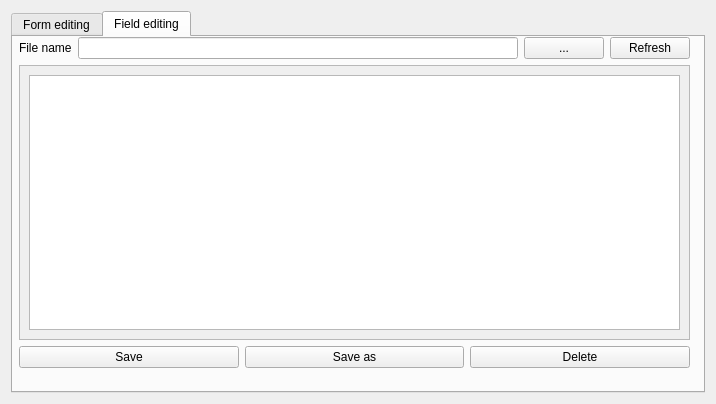
<?xml version="1.0" encoding="UTF-8"?>
<ui version="4.0">
 <class>udt_file</class>
 <widget class="QDialog" name="udt_file">
  <property name="geometry">
   <rect>
    <x>0</x>
    <y>0</y>
    <width>716</width>
    <height>404</height>
   </rect>
  </property>
  <property name="windowTitle">
   <string>Untitled</string>
  </property>
  <layout class="QHBoxLayout" name="horizontalLayout_3">
   <item>
    <widget class="QTabWidget" name="tabWidget">
     <property name="currentIndex">
      <number>1</number>
     </property>
     <widget class="QWidget" name="tab">
      <attribute name="title">
       <string>Form editing</string>
      </attribute>
      <layout class="QHBoxLayout" name="horizontalLayout_6">
       <item>
        <layout class="QVBoxLayout" name="verticalLayout">
         <item>
          <layout class="QGridLayout" name="gridLayout">
           <item row="3" column="3">
            <widget class="QComboBox" name="latitude_choose">
             <item>
              <property name="text">
               <string>Northern </string>
              </property>
             </item>
             <item>
              <property name="text">
               <string>South</string>
              </property>
             </item>
            </widget>
           </item>
           <item row="9" column="0">
            <widget class="QLabel" name="longitude_label">
             <property name="text">
              <string>site's longitude</string>
             </property>
            </widget>
           </item>
           <item row="9" column="3">
            <widget class="QComboBox" name="longitude_choose">
             <item>
              <property name="text">
               <string>Eastern</string>
              </property>
             </item>
             <item>
              <property name="text">
               <string>West</string>
              </property>
             </item>
            </widget>
           </item>
           <item row="1" column="0">
            <widget class="QLabel" name="point_label">
             <property name="text">
              <string>Point</string>
             </property>
            </widget>
           </item>
           <item row="0" column="0">
            <widget class="QLabel" name="file_label">
             <property name="text">
              <string>File name</string>
             </property>
            </widget>
           </item>
           <item row="12" column="0">
            <widget class="QLabel" name="height_label">
             <property name="text">
              <string>height</string>
             </property>
            </widget>
           </item>
           <item row="3" column="0">
            <widget class="QLabel" name="latitude_label">
             <property name="text">
              <string>site's latitude</string>
             </property>
            </widget>
           </item>
           <item row="0" column="3">
            <widget class="QPushButton" name="Resfresh_file_list">
             <property name="text">
              <string>Refresh</string>
             </property>
            </widget>
           </item>
           <item row="12" column="3">
            <widget class="QComboBox" name="metric">
             <item>
              <property name="text">
               <string>Feet</string>
              </property>
             </item>
             <item>
              <property name="text">
               <string>Meters</string>
              </property>
             </item>
            </widget>
           </item>
           <item row="0" column="1">
            <widget class="QLineEdit" name="file_name">
             <property name="sizePolicy">
              <sizepolicy hsizetype="Expanding" vsizetype="Expanding">
               <horstretch>0</horstretch>
               <verstretch>0</verstretch>
              </sizepolicy>
             </property>
             <property name="readOnly">
              <bool>true</bool>
             </property>
            </widget>
           </item>
           <item row="0" column="2">
            <widget class="QPushButton" name="file_name_ch">
             <property name="sizePolicy">
              <sizepolicy hsizetype="Minimum" vsizetype="Fixed">
               <horstretch>0</horstretch>
               <verstretch>0</verstretch>
              </sizepolicy>
             </property>
             <property name="text">
              <string>...</string>
             </property>
            </widget>
           </item>
           <item row="1" column="1" colspan="2">
            <widget class="QComboBox" name="point_line">
             <property name="styleSheet">
              <string notr="true">combobox-popup: 0;</string>
             </property>
            </widget>
           </item>
           <item row="3" column="1" colspan="2">
            <widget class="QLineEdit" name="latitude"/>
           </item>
           <item row="4" column="1" colspan="2">
            <widget class="QCheckBox" name="DD_format_latitude">
             <property name="text">
              <string>DD format</string>
             </property>
            </widget>
           </item>
           <item row="5" column="1" colspan="2">
            <widget class="QCheckBox" name="DMS_format_latitude">
             <property name="text">
              <string>DMS format</string>
             </property>
            </widget>
           </item>
           <item row="9" column="1" colspan="2">
            <widget class="QLineEdit" name="longitude"/>
           </item>
           <item row="10" column="1" colspan="2">
            <widget class="QCheckBox" name="DD_format_longitude">
             <property name="text">
              <string>DD format</string>
             </property>
            </widget>
           </item>
           <item row="11" column="1" colspan="2">
            <widget class="QCheckBox" name="DMS_format_longitude">
             <property name="text">
              <string>DMS format</string>
             </property>
            </widget>
           </item>
           <item row="12" column="1" colspan="2">
            <widget class="QLineEdit" name="point_height"/>
           </item>
          </layout>
         </item>
         <item>
          <layout class="QHBoxLayout" name="horizontalLayout_2">
           <item>
            <widget class="QPushButton" name="add_line">
             <property name="text">
              <string>Add line</string>
             </property>
            </widget>
           </item>
           <item>
            <widget class="QPushButton" name="save_line">
             <property name="text">
              <string>Save line</string>
             </property>
            </widget>
           </item>
           <item>
            <widget class="QPushButton" name="Delete_line">
             <property name="text">
              <string>Delete line</string>
             </property>
            </widget>
           </item>
          </layout>
         </item>
         <item>
          <layout class="QHBoxLayout" name="horizontalLayout">
           <item>
            <widget class="QPushButton" name="save_as_file">
             <property name="text">
              <string>Save as</string>
             </property>
            </widget>
           </item>
           <item>
            <widget class="QPushButton" name="delete_file">
             <property name="text">
              <string>Delete </string>
             </property>
            </widget>
           </item>
          </layout>
         </item>
        </layout>
       </item>
      </layout>
     </widget>
     <widget class="QWidget" name="tab_2">
      <attribute name="title">
       <string>Field editing</string>
      </attribute>
      <widget class="QWidget" name="layoutWidget">
       <property name="geometry">
        <rect>
         <x>6</x>
         <y>0</y>
         <width>671</width>
         <height>331</height>
        </rect>
       </property>
       <layout class="QGridLayout" name="gridLayout_2">
        <item row="0" column="0">
         <layout class="QHBoxLayout" name="horizontalLayout_5">
          <item>
           <widget class="QLabel" name="file_label_2">
            <property name="text">
             <string>File name</string>
            </property>
           </widget>
          </item>
          <item>
           <widget class="QLineEdit" name="file_name_2">
            <property name="sizePolicy">
             <sizepolicy hsizetype="Expanding" vsizetype="Fixed">
              <horstretch>0</horstretch>
              <verstretch>0</verstretch>
             </sizepolicy>
            </property>
            <property name="readOnly">
             <bool>true</bool>
            </property>
           </widget>
          </item>
          <item>
           <widget class="QPushButton" name="file_name_ch_2">
            <property name="sizePolicy">
             <sizepolicy hsizetype="Minimum" vsizetype="Fixed">
              <horstretch>0</horstretch>
              <verstretch>0</verstretch>
             </sizepolicy>
            </property>
            <property name="text">
             <string>...</string>
            </property>
           </widget>
          </item>
          <item>
           <widget class="QPushButton" name="Resfresh_file_list_2">
            <property name="text">
             <string>Refresh</string>
            </property>
           </widget>
          </item>
         </layout>
        </item>
        <item row="1" column="0">
         <widget class="QScrollArea" name="scrollArea">
          <property name="widgetResizable">
           <bool>true</bool>
          </property>
          <widget class="QWidget" name="scrollAreaWidgetContents">
           <property name="geometry">
            <rect>
             <x>0</x>
             <y>0</y>
             <width>667</width>
             <height>261</height>
            </rect>
           </property>
           <layout class="QVBoxLayout" name="verticalLayout_2">
            <item>
             <widget class="QPlainTextEdit" name="field"/>
            </item>
           </layout>
          </widget>
         </widget>
        </item>
        <item row="2" column="0">
         <layout class="QHBoxLayout" name="horizontalLayout_4">
          <item>
           <widget class="QPushButton" name="Save_file">
            <property name="text">
             <string>Save</string>
            </property>
           </widget>
          </item>
          <item>
           <widget class="QPushButton" name="Save_as_file">
            <property name="text">
             <string>Save as</string>
            </property>
           </widget>
          </item>
          <item>
           <widget class="QPushButton" name="Delete_file">
            <property name="text">
             <string>Delete</string>
            </property>
           </widget>
          </item>
         </layout>
        </item>
       </layout>
      </widget>
     </widget>
    </widget>
   </item>
  </layout>
 </widget>
 <resources/>
 <connections/>
</ui>
